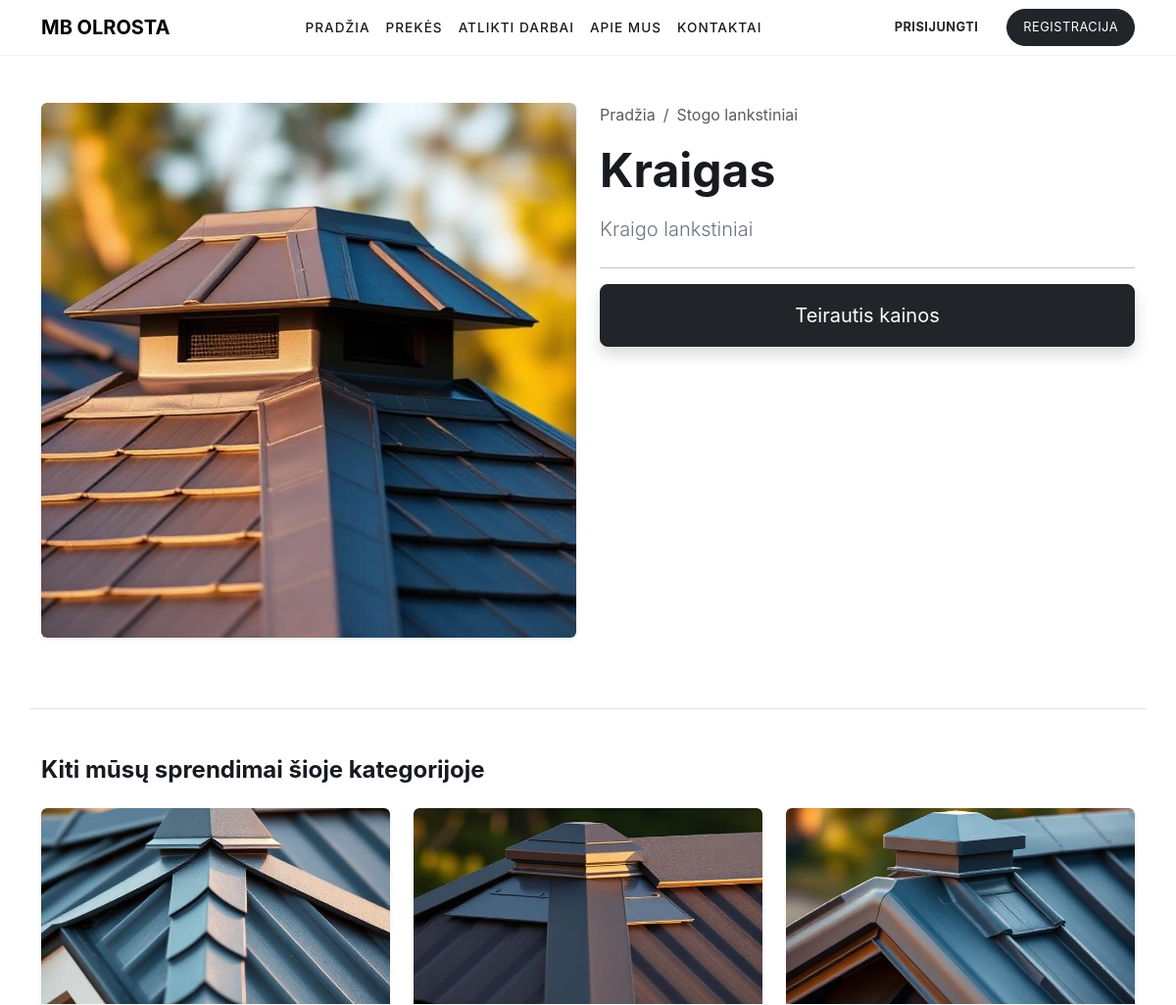
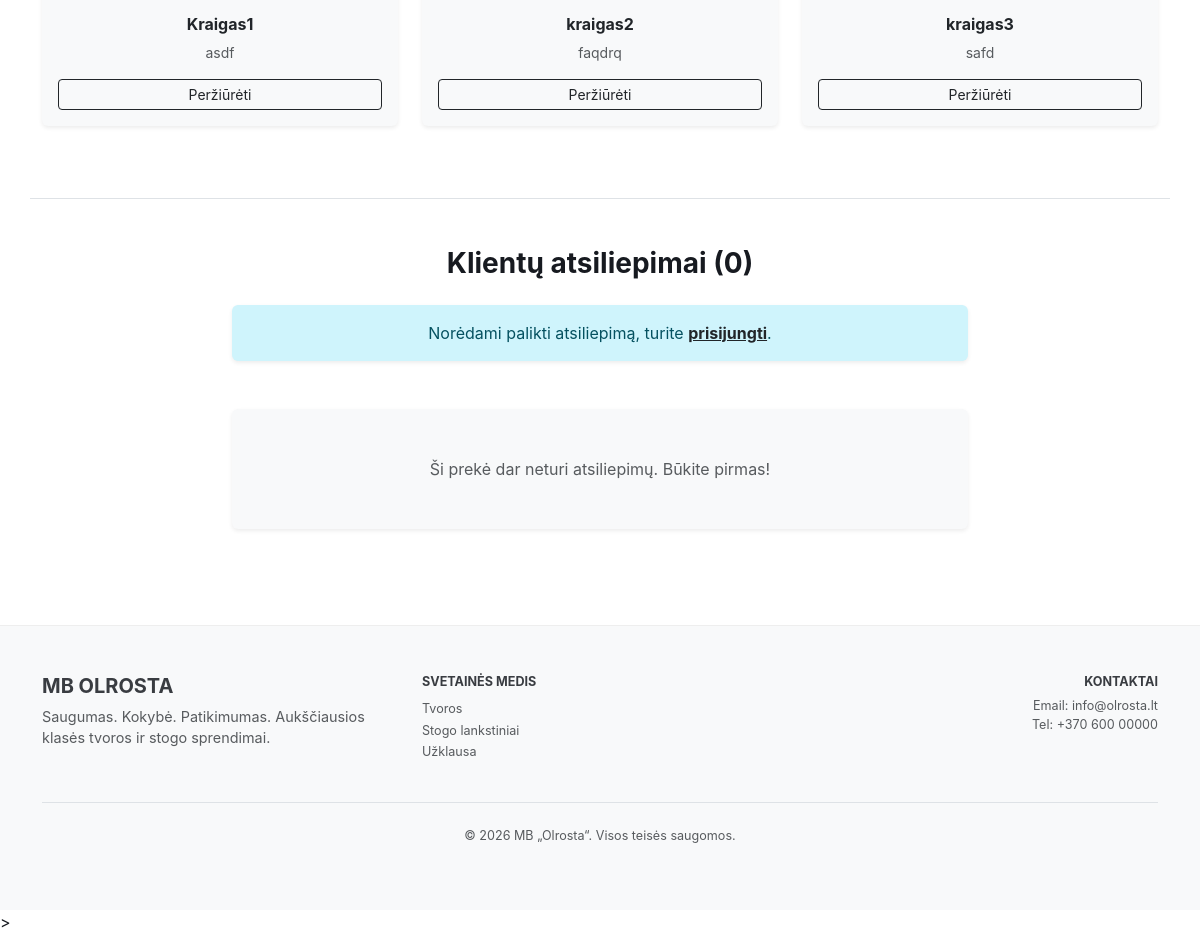
Page /preke/2/ on the committed database (2 pictures, top to bottom).
### shop/models.py (models this page shows, shortened)
class Product(models.Model):
    category = models.ForeignKey(Category, on_delete=models.CASCADE, related_name='products')
    name = models.CharField(max_length=200)
    description = models.TextField()
    image = models.ImageField(upload_to='products/')
    created_at = models.DateTimeField(auto_now_add=True)

class Category(models.Model):
    name = models.CharField(max_length=100)
    slug = models.SlugField(unique=True)

### shop/views.py (the view)
# urls.py: path('preke/<int:pk>/', views.product_detail, name='product_detail'),
def product_detail(request, pk):
    product = get_object_or_404(Product, pk=pk)
    related_products = Product.objects.filter(category=product.category).exclude(pk=pk)[:3]
    return render(request, 'product_detail.html', {
        'product': product,
        'related_products': related_products
    })

### templates/product_detail.html
{% extends 'base.html' %}
{% load static %}
{% block content %}
<div class="container py-5">
    <div class="row">
        <div class="col-md-6 mb-4">
            {% if product.image %}
                <img src="{{ product.image.url }}" class="img-fluid rounded shadow-sm" alt="{{ product.name }}">
            {% else %}
                <div class="bg-light rounded d-flex align-items-center justify-content-center" style="height: 400px;">
                    <span class="text-muted">Nuotrauka ruošiama</span>
                </div>
            {% endif %}
        </div>
        <div class="col-md-6">
            <nav aria-label="breadcrumb">
                <ol class="breadcrumb bg-transparent p-0">
                    <li class="breadcrumb-item"><a href="{% url 'home' %}" class="text-muted text-decoration-none">Pradžia</a></li>
                    <li class="breadcrumb-item active text-muted">{{ product.category.name }}</li>
                </ol>
            </nav>
            <h1 class="display-5 fw-bold mb-3">{{ product.name }}</h1>
            <p class="lead text-secondary mb-4">{{ product.description }}</p>
            <hr>
            <div class="d-grid gap-2">
                <a href="{% url 'contact' %}?interest={{ product.name }}" class="btn btn-dark btn-lg px-5 py-3 shadow">Teirautis kainos</a>
            </div>
        </div>
    </div>
    {% if related_products %}
    <div class="row mt-5 pt-5 border-top">
        <div class="col-12">
            <h4 class="fw-bold mb-4">Kiti mūsų sprendimai šioje kategorijoje</h4>
        </div>
        {% for rel_product in related_products %}
        <div class="col-md-4 mb-4">
            <div class="card h-100 border-0 shadow-sm bg-light overflow-hidden">
                {% if rel_product.image %}
                    <img src="{{ rel_product.image.url }}" class="card-img-top" style="height: 200px; object-fit: cover;" alt="{{ rel_product.name }}">
                {% else %}
                    <div class="bg-white d-flex align-items-center justify-content-center" style="height: 200px;">
                        <span class="text-muted small">Nėra nuotraukos</span>
                    </div>
                {% endif %}
                <div class="card-body text-center d-flex flex-column">
                    <h6 class="fw-bold mb-2">{{ rel_product.name }}</h6>
                    <p class="text-muted small mb-3">{{ rel_product.description|truncatewords:10 }}</p>
                    <a href="{% url 'product_detail' rel_product.pk %}" class="btn btn-outline-dark btn-sm mt-auto">Peržiūrėti</a>
                </div>
            </div>
        </div>
        {% endfor %}
    </div>
    {% endif %}
    <div class="row mt-5 pt-5 border-top">
        <div class="col-md-8 mx-auto">
            <h3 class="fw-bold mb-4 text-center">Klientų atsiliepimai ({{ product.reviews.count }})</h3>
            {% if user.is_authenticated %}
                <div class="card border-0 bg-light shadow-sm mb-5">
                    <div class="card-body p-4">
                        <h5 class="fw-bold mb-3">Palikite savo atsiliepimą</h5>
                        <form method="post" action="{% url 'add_review' product.pk %}">
                            {% csrf_token %}
                            <div class="mb-3">
                                <label class="form-label small text-muted text-uppercase fw-bold">Įvertinimas</label>
                                <select name="rating" class="form-select border-0 shadow-sm">
                                    <option value="5">5 ★★★★★</option>
                                    <option value="4">4 ★★★★☆</option>
                                    <option value="3">3 ★★★☆☆</option>
                                    <option value="2">2 ★★☆☆☆</option>
                                    <option value="1">1 ★☆☆☆☆</option>
                                </select>
                            </div>
                            <div class="mb-3">
                                <label class="form-label small text-muted text-uppercase fw-bold">Jūsų komentaras</label>
                                <textarea name="content" class="form-control border-0 shadow-sm" rows="3" placeholder="Jūsų patirtis su šiuo produktu..." required></textarea>
                            </div>
                            <button type="submit" class="btn btn-dark px-4 shadow-sm">Skelbti atsiliepimą</button>
                        </form>
                    </div>
                </div>
            {% else %}
                <div class="alert alert-info border-0 shadow-sm mb-5 text-center">
                    Norėdami palikti atsiliepimą, turite <a href="{% url 'login' %}" class="fw-bold text-dark">prisijungti</a>.
                </div>
            {% endif %}
            {% for review in product.reviews.all|dictsortreversed:"created_at" %}
                <div class="card border-0 shadow-sm mb-3">
                    <div class="card-body">
                        <div class="d-flex justify-content-between align-items-center mb-2">
                            <strong class="h6 mb-0">{{ review.user.username }}</strong>
                            <span class="text-warning">
                                {% if review.rating == 5 %}★★★★★{% elif review.rating == 4 %}★★★★☆{% elif review.rating == 3 %}★★★☆☆{% elif review.rating == 2 %}★★☆☆☆{% else %}★☆☆☆☆{% endif %}
                            </span>
                        </div>
                        <p class="text-secondary mb-1">{{ review.content }}</p>
                        <small class="text-muted small">{{ review.created_at|date:"Y-m-d" }}</small>
                    </div>
                </div>
            {% empty %}
                <div class="text-center py-5 bg-light rounded shadow-sm">
                    <p class="text-muted mb-0">Ši prekė dar neturi atsiliepimų. Būkite pirmas!</p>
                </div>
            {% endfor %}
        </div>
    </div>
</div>
{% endblock %}

### static/css/style.css (style rules this page uses)
:root { --tesla-black: #171a20; --tesla-gray: #393c41; --tesla-white: #ffffff; }
body { font-family: 'Universal Sans', -apple-system, BlinkMacSystemFont, "Segoe UI", Roboto, sans-serif; color: var(--tesla-black); margin: 0; }
.card { border: none; transition: transform 0.3s; }

### rows in the picture
Product: image (picture), category.name "Stogo lankstiniai", name "Kraigas", description "Kraigo lankstiniai", reviews.count "0"
Product: image (picture), name "Kraigas1", description "asdf"
Product: image (picture), name "kraigas2", description "faqdrq"
Product: image (picture), name "kraigas3", description "safd"
